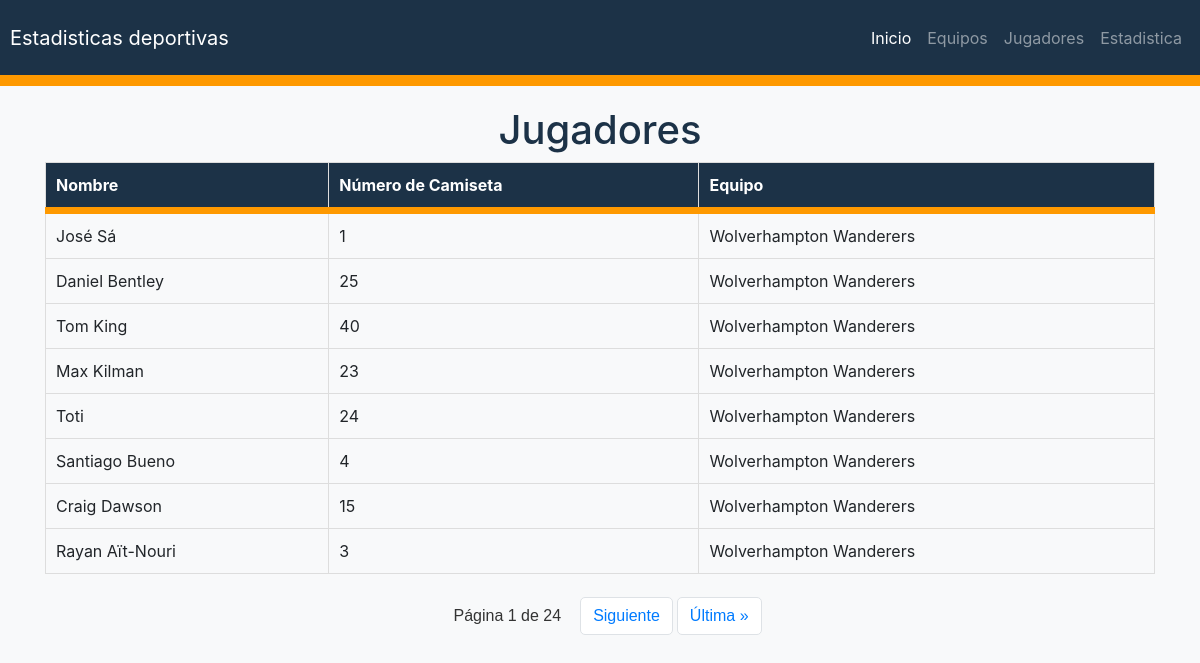
Page /jugadores on the committed database.
### app.py (models this page shows, shortened)
class Jugador(db.Model):
    id = db.Column(db.Integer, primary_key=True)
    nombre = db.Column(db.String(100), nullable=False)
    numero_camiseta = db.Column(db.Integer, nullable=False)
    equipo_id = db.Column(db.Integer, db.ForeignKey('equipo.id'), nullable=False)
    equipo = db.relationship('Equipo', back_populates='jugadores')

class Equipo(db.Model):
    id = db.Column(db.Integer, primary_key=True)
    nombre = db.Column(db.String(100), nullable=False)
    jugadores = db.relationship('Jugador', back_populates='equipo', lazy=True)
    estadisticas = db.relationship('Estadistica', back_populates='equipo', lazy=True)

### app.py (the view)
@app.route('/jugadores')
def jugadores():
    page = request.args.get('page', 1, type=int)
    jugadores_paginated = paginate_query(Jugador.query, page=page, per_page=8)
    return render_template('jugadores.html', jugadores=jugadores_paginated.items, pagination=jugadores_paginated)

### app.py (called while the page is built)
def paginate_query(query, page=1, per_page=5):
    return query.paginate(page=page, per_page=per_page)

### templates/jugadores.html (shortened to what this page needs)
{% extends 'index.html' %}
    {% block content %}
        <div class="container">
            <h1>Jugadores</h1>
            <table>
                <thead>
                    <tr>
                        <th>Nombre</th>
                        <th>Número de Camiseta</th>
                        <th>Equipo</th>
                    </tr>
                </thead>
                <tbody>
                    {% for jugador in jugadores %}
                        <tr>
                            <td>{{ jugador.nombre }}</td>
                            <td>{{ jugador.numero_camiseta }}</td>
                            <td>{{ jugador.equipo.nombre }}</td>
                        </tr>
                    {% endfor %}
                </tbody>
            </table>
        </div>
    {% endblock %}
    {% block pagination %}
        <div class="pagination">
            <span class="page-info">Página {{ pagination.page }} de {{ pagination.pages }}</span>
            {% if pagination.has_next %}
                <a class="page-link" href="{{ url_for('jugadores', page=pagination.next_num) }}">Siguiente</a>
                <a class="page-link" href="{{ url_for('jugadores', page=pagination.pages) }}">Última &raquo;</a>
            {% endif %}
        </div>
    {% endblock %}

### templates/index.html (shortened to what this page needs)
<!DOCTYPE html>
<html lang="en">
<head>
    <link rel="stylesheet" type="text/css" href="{{ url_for('static', filename='styles.css') }}">
    <link href="https://stackpath.bootstrapcdn.com/bootstrap/4.3.1/css/bootstrap.min.css" rel="stylesheet">
</head>
<body>
    <nav class="navbar navbar-expand-lg navbar-dark bg-sga" style="height: 75px; background-color: #1C3247;">
        <a class="navbar-brand" href="admin/">Estadisticas deportivas</a>
        <div class="collapse navbar-collapse" id="navbarNav">
            <ul class="navbar-nav ml-auto">
                <li class="nav-item active">
                    <a class="nav-link" href="/">Inicio <span class="sr-only">(current)</span></a>
                </li>
                <li class="nav-item">
                    <a class="nav-link" href="/equipos">Equipos</a>
                </li>
                <li class="nav-item">
                    <a class="nav-link" href="/jugadores">Jugadores</a>
                </li>
                <li class="nav-item">
                    <a class="nav-link" href="/estadisticas">Estadistica</a>
                </li>
            </ul>
        </div>
    </nav>
    <div class="bg-sga-2" style="height: 11px; background-color:#FE9900;" ></div>
    {% block content %}{% endblock %}
    {% block pagination %}
    {% endblock %}
</body>
</html>

### static/styles.css (style rules this page uses)
body { font-family: 'Arial', sans-serif; margin: 0; padding: 0; }
h1 { color: #1C3247; text-align: center; }
.container { margin: 20px; }
table { border-collapse: collapse; width: 100%; }
thead { border-bottom: 7px solid #FE9900; }
table, th, td { border: 1px solid #ddd; }
th, td { padding: 10px; text-align: left; }
th { background-color: #1C3247; color: white; }
.pagination { display: flex; justify-content: center; align-items: center; margin: 20px 0; font-family: Arial, sans-serif; }
.page-link { padding: 10px 15px; margin: 0 5px; text-decoration: none; background-color: #1C3247; color: white; border-radius: 5px; transition: background-color 0.3s, color 0.3s; }
.page-info { padding: 10px 15px; margin: 0 5px; font-size: 16px; color: #333; }

### templates/index.html (style rules this page uses)
body { background-color: #f8f9fa; }
.navbar { background-color: #007bff; color: #ffffff; padding: 10px; }
.container { margin-top: 20px; }

### rows in the picture
Jugador: nombre "José Sá", numero_camiseta "1", equipo.nombre "Wolverhampton Wanderers"
Jugador: nombre "Daniel Bentley", numero_camiseta "25", equipo.nombre "Wolverhampton Wanderers"
Jugador: nombre "Tom King", numero_camiseta "40", equipo.nombre "Wolverhampton Wanderers"
Jugador: nombre "Max Kilman", numero_camiseta "23", equipo.nombre "Wolverhampton Wanderers"
Jugador: nombre "Toti", numero_camiseta "24", equipo.nombre "Wolverhampton Wanderers"
Jugador: nombre "Santiago Bueno", numero_camiseta "4", equipo.nombre "Wolverhampton Wanderers"
Jugador: nombre "Craig Dawson", numero_camiseta "15", equipo.nombre "Wolverhampton Wanderers"
Jugador: nombre "Rayan Aït-Nouri", numero_camiseta "3", equipo.nombre "Wolverhampton Wanderers"

### other values in the picture
{{ pagination.page }} "1"
{{ pagination.pages }} "24"
